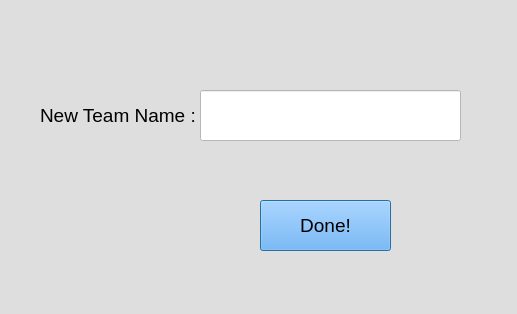
<?xml version="1.0" encoding="UTF-8"?>
<ui version="4.0">
 <class>teamedit</class>
 <widget class="QDialog" name="teamedit">
  <property name="geometry">
   <rect>
    <x>0</x>
    <y>0</y>
    <width>517</width>
    <height>314</height>
   </rect>
  </property>
  <property name="windowTitle">
   <string>Dialog</string>
  </property>
  <property name="styleSheet">
   <string notr="true">background-color: rgb(222, 222, 222);
color: rgb(0, 0, 0);</string>
  </property>
  <widget class="QLabel" name="label">
   <property name="geometry">
    <rect>
     <x>40</x>
     <y>100</y>
     <width>161</width>
     <height>31</height>
    </rect>
   </property>
   <property name="font">
    <font>
     <pointsize>14</pointsize>
    </font>
   </property>
   <property name="text">
    <string>New Team Name :</string>
   </property>
  </widget>
  <widget class="QLineEdit" name="lineEdit">
   <property name="geometry">
    <rect>
     <x>200</x>
     <y>90</y>
     <width>261</width>
     <height>51</height>
    </rect>
   </property>
   <property name="font">
    <font>
     <pointsize>14</pointsize>
    </font>
   </property>
   <property name="styleSheet">
    <string notr="true">background-color: rgb(255, 255, 255);</string>
   </property>
  </widget>
  <widget class="QPushButton" name="pushButton">
   <property name="geometry">
    <rect>
     <x>260</x>
     <y>200</y>
     <width>131</width>
     <height>51</height>
    </rect>
   </property>
   <property name="font">
    <font>
     <pointsize>14</pointsize>
    </font>
   </property>
   <property name="cursor">
    <cursorShape>PointingHandCursor</cursorShape>
   </property>
   <property name="styleSheet">
    <string notr="true">background-color: rgb(85, 170, 255);</string>
   </property>
   <property name="text">
    <string>Done!</string>
   </property>
  </widget>
 </widget>
 <resources/>
 <connections/>
</ui>
